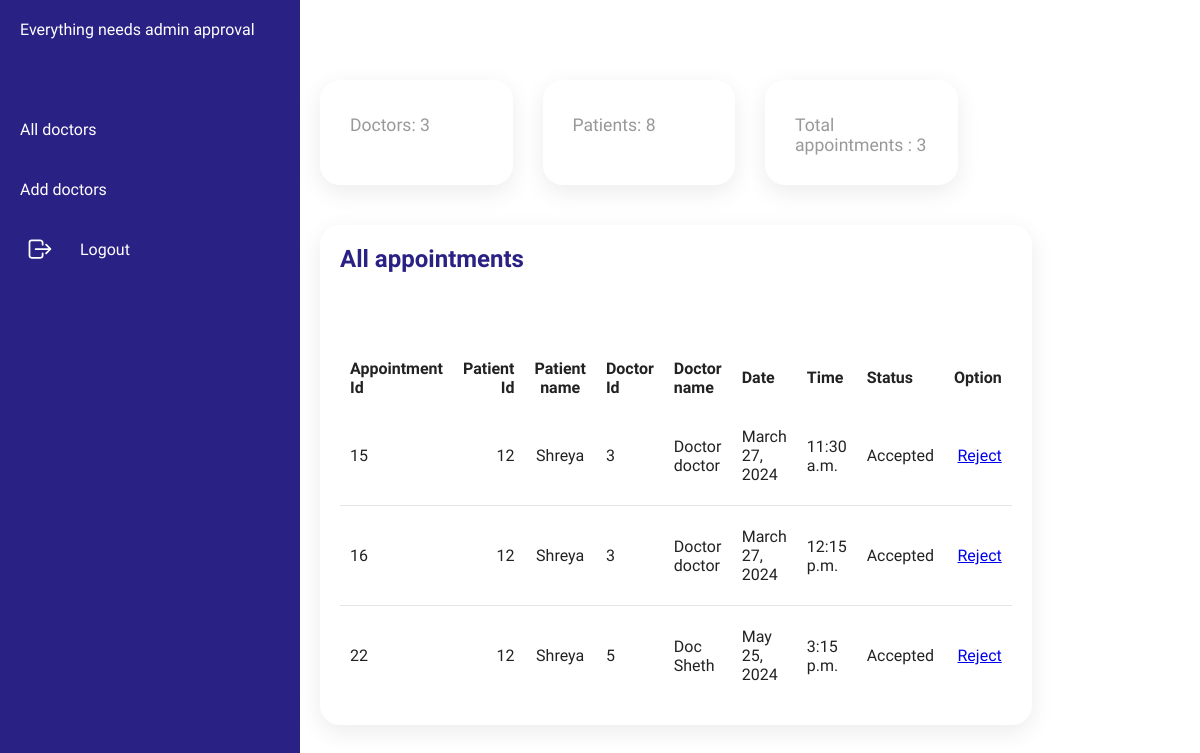
Before: /adminhome/ with the older database file.
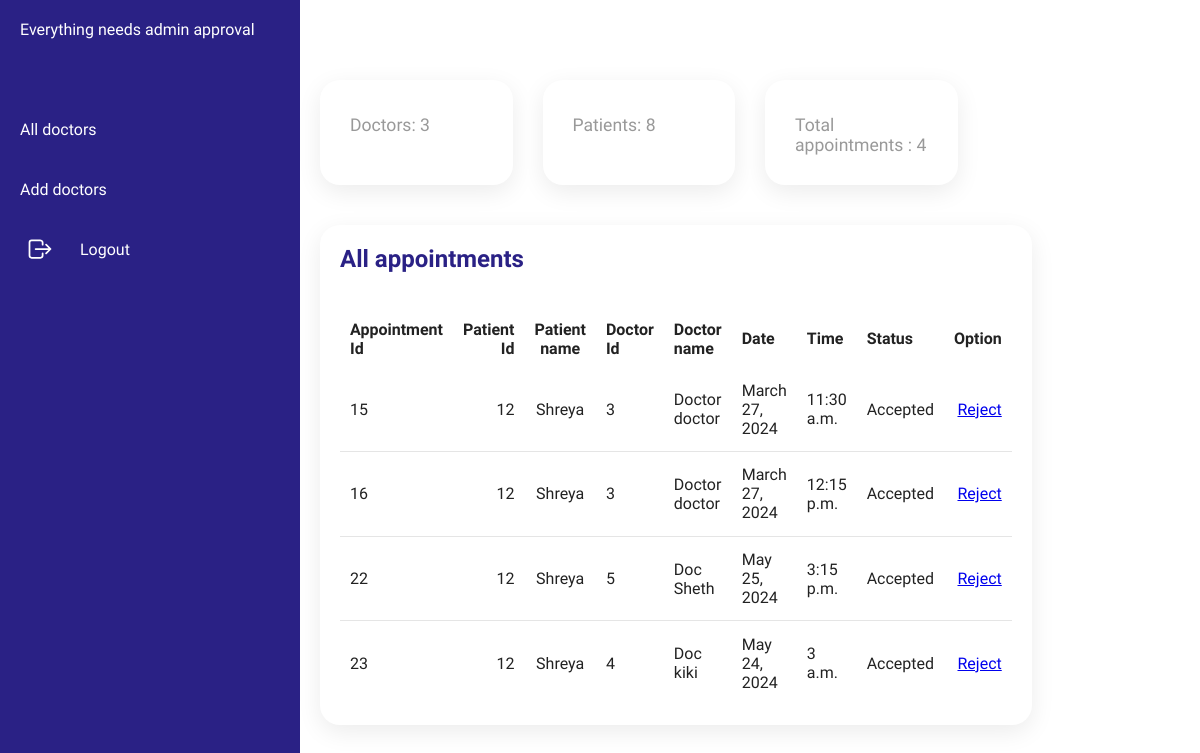
After: the same page with the newer database file.
### ODBS/models.py (models this page shows, shortened)
class appointment(models.Model):
    appid=models.BigAutoField(primary_key=True)
    patid=models.ForeignKey(Patient,on_delete=models.CASCADE,null=True)
    docid=models.ForeignKey(Doctor,on_delete=models.CASCADE,null=True)
    date=models.DateField(max_length=50,null=True)
    starttime=models.TimeField(max_length=50,null=True)
    status=models.CharField(max_length=50,default="Pending")

class Patient(models.Model):
    user=models.ForeignKey(User,on_delete=models.CASCADE)
    patid=models.BigAutoField(primary_key=True)
    gender=models.CharField(max_length=10, default="Male")
    address=models.CharField(max_length=50,null=True)
    age=models.CharField(max_length=10,null=True)
    contactno=models.CharField(max_length=10,null=True)
    bloodgroup=models.CharField(max_length=50,null=True)
    docid=models.ForeignKey(Doctor,on_delete=models.CASCADE,null=True)
    def __str__(self):
        return str(self.pk)

class Doctor(models.Model):
    user=models.ForeignKey(User,on_delete=models.CASCADE)
    docid=models.BigAutoField(primary_key=True)
    contactno=models.CharField(max_length=50,null=True)
    qualification=models.CharField(max_length=50,null=True)
    specialist=models.CharField(max_length=50,null=True)
    day1=models.CharField(max_length=10,null=True)
    day2=models.CharField(max_length=10,null=True)
    day3=models.CharField(max_length=10,null=True)
    time1=models.CharField(max_length=10,null=True)
    time2=models.CharField(max_length=10,null=True)
    time3=models.CharField(max_length=10,null=True)
    dept=models.CharField(max_length=10,null=True)
    def __str__(self):
        return str(self.pk)

### ODBS/views.py (the view)
# urls.py: path('adminhome/', adminhome,name="adminhome"),
def adminhome(request):
    app=appointment.objects.all()
    pat=Patient.objects.all()
    doc=Doctor.objects.all()
    doccount=doc.count()
    patcount=pat.count()
    appointmentcount=appointment.objects.all().count()
    return render(request,"adminhome.html",locals())

### ODBS/Templates/adminhome.html (shortened to what this page needs)
{% load static %}
<!DOCTYPE html>
<html lang="en">
<head>
    <link rel="stylesheet" href="/static/css/admin_approval2.css">
</head>
<body>
    <div class="container">
        <div class="navigation">
            <ul>
                <li>
                    <a href="#">
                        <span class="title">Everything needs admin approval</span>
                    </a>
                </li>
                <li>
                    <a href="/viewalldoctor">
                        <span class="title">All doctors</span>
                    </a>
                </li>
                <li>
                    <a href="/adddoctor">
                        <span class="title">Add doctors</span>
                    </a>
                </li>
                <li>
                    <a href="/adminlogout" onclick="return confirm('Are you sure you want to Logout? click on ok to continue.');">
                        <span class="icon">
                            <ion-icon name="log-out-outline"></ion-icon>
                        </span>
                        <span class="title"> Logout</span>
                    </a>
                </li>
            </ul>
        </div>
        <div class="main">
            <div class="topbar">
                <div class="user">
                </div>
            </div>
            <div class="cardBox">
                <div class="card">
                    <div>
                        <div class="cardName">Doctors: {{doccount}}</div>
                    </div>
                </div>
                <div class="card">
                    <div>
                        <div class="cardName">Patients: {{patcount}}
                        </div>
                    </div>
                </div>
                <div class="card">
                    <div>
                        <div class="cardName">Total appointments : {{appointmentcount}}</div>
                    </div>
                </div>
            </div>
            <div class="details">
                <div class="recentOrders">
                    <div class="cardHeader">
                        <h2>All appointments</h2>
                    </div>
                    <table id="example">
                        <thead>
                                <tr>
                                    <td>Appointment Id</td>
                                    <td>Patient Id</td>
                                    <td>Patient name</td>
                                    <td>Doctor Id</td>
                                    <td>Doctor name</td>
                                    <td>Date</td>
                                    <td>Time</td>
                                    <td>Status</td>
                                    <td>Option</td>
                                </tr>
                            </thead>
                            <tbody>
                                {% for i in app%}
                                <tr>
                                    <td>{{i.appid}}</td>
                                    <td>{{i.patid}}</td>
                                    <td>{{i.patid.user.first_name}} {{i.patid.user.last_name}}</td>
                                    <td>{{i.docid}}</td>
                                    <td>{{i.docid.user.first_name}} {{i.docid.user.last_name}}</td>
                                    <td>{{i.date}}</td>
                                    <td>{{i.starttime}}</td>
                                    <td>{{i.status}}</td>
                                    <td style="color:#2aafe8"><a href="/rejectappointment/{{i.appid}}" class="btn">Reject</a></td>
                                </tr>
                                {% endfor %}
                            </tbody>
                    </table>
                </div>
                </div>
            </div>
        </div>
</body>
</html>

Changed rows visible on the page:
added appointment: appid "23", patid "12", patid.user.first_name "Shreya", docid "4", docid.user.first_name "Doc", docid.user.last_name "kiki", date "May 24, 2024", starttime "3 a.m.", status "Accepted"
Other visible differences:
{{ appointmentcount }}: "3" → "4"
